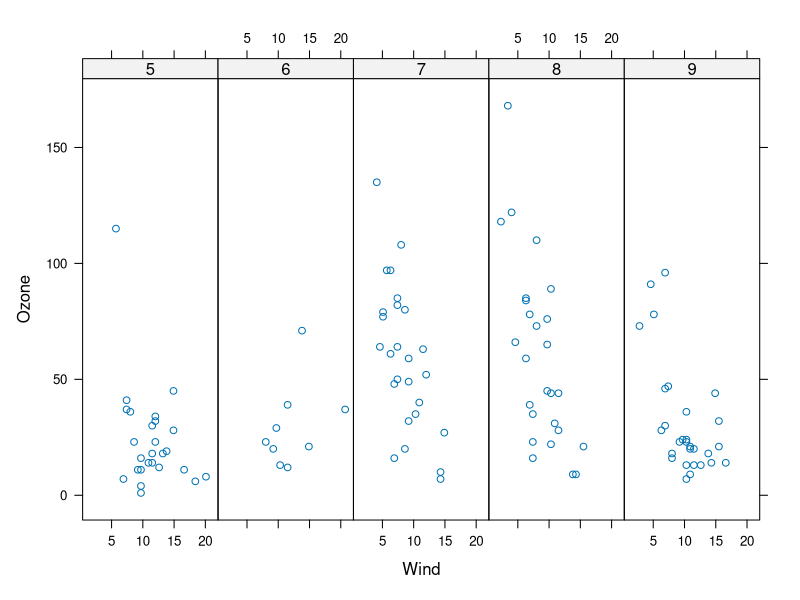
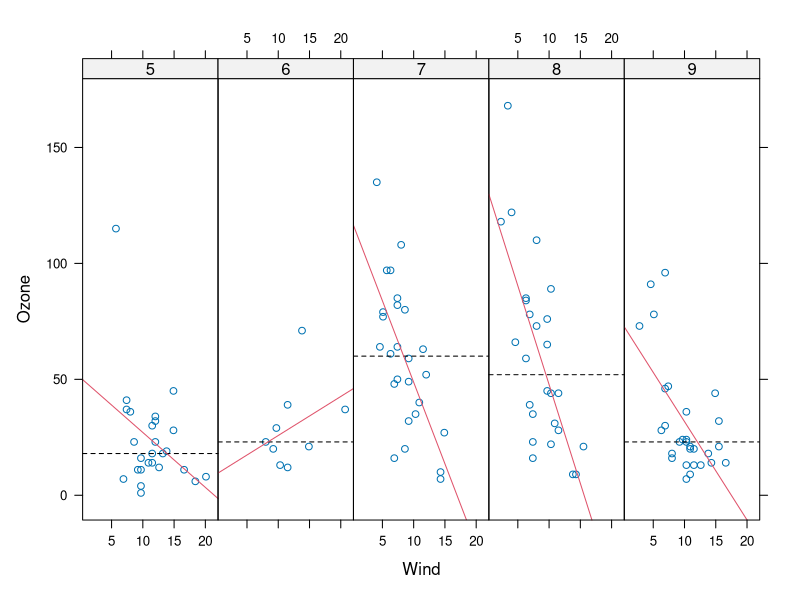
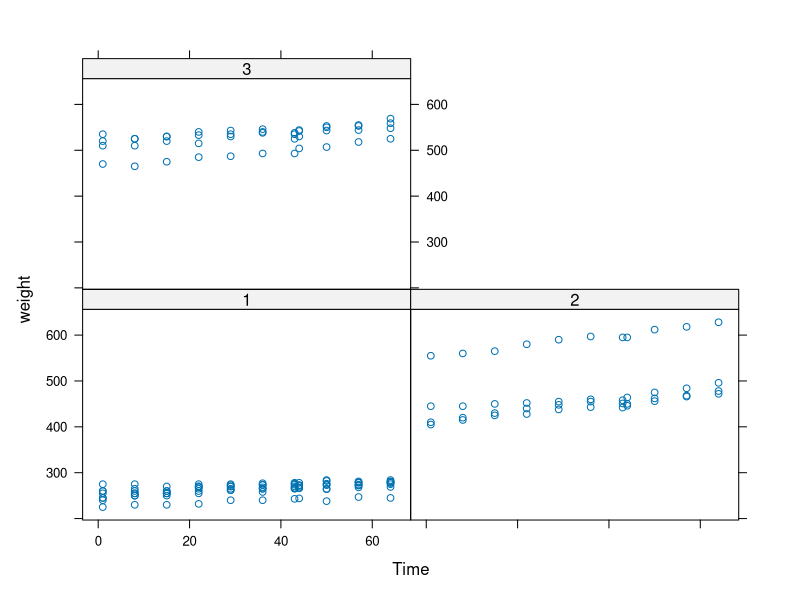

These figures' R source, in order:
library(lattice)
library(datasets)
# plots: xyplot (scatter), bwplot (box-n-whiskers), histogram, stripplot(boxplot with points)
# plots: dotplot (dots on 'violin strings'), splom (scatterplot matrix like 'pairs' in basic plotting)
# plots: levelplot, contourplot (plotting image data)
airquality = transform(airquality, Month = factor(Month))
plot = xyplot(Ozone ~ Wind | Month, data = airquality, layout = c(5, 1))
print(plot)

# with `panel` it's possible to control what happens in every part of the plot
xyplot(Ozone ~ Wind | Month, data = airquality, layout= c(5,1), panel = function(x, y, ...) {
  panel.xyplot(x, y, ...) # call a default function
  panel.abline(h = median(y, na.rm = TRUE), lty = 2) # add a horizontal line
  panel.lmline(x, y, col = 2)
})


library(nlme)
xyplot(weight ~ Time | Diet, BodyWeight)

